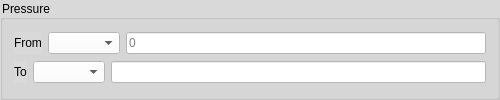
         <widget class="QGroupBox" name="groupBox_11">
          <property name="minimumSize">
           <size>
            <width>500</width>
            <height>100</height>
           </size>
          </property>
          <property name="maximumSize">
           <size>
            <width>800</width>
            <height>200</height>
           </size>
          </property>
          <property name="font">
           <font>
            <family>Segoe UI</family>
            <pointsize>9</pointsize>
            <weight>50</weight>
            <bold>false</bold>
            <kerning>true</kerning>
           </font>
          </property>
          <property name="styleSheet">
           <string notr="true">background-color: rgb(217, 217, 217);</string>
          </property>
          <property name="title">
           <string>Pressure</string>
          </property>
          <layout class="QGridLayout" name="gridLayout_10">
           <item row="0" column="0">
            <layout class="QHBoxLayout" name="horizontalLayout_14">
             <item>
              <widget class="QLabel" name="label_14">
               <property name="font">
                <font>
                 <family>Segoe UI</family>
                 <pointsize>9</pointsize>
                 <weight>50</weight>
                 <bold>false</bold>
                 <kerning>true</kerning>
                </font>
               </property>
               <property name="text">
                <string>From</string>
               </property>
              </widget>
             </item>
             <item>
              <widget class="QComboBox" name="pressureFromComboBox">
               <property name="font">
                <font>
                 <family>Segoe UI</family>
                 <pointsize>9</pointsize>
                 <weight>50</weight>
                 <bold>false</bold>
                 <kerning>true</kerning>
                </font>
               </property>
               <property name="styleSheet">
                <string notr="true">background-color: rgb(255, 255, 255);</string>
               </property>
              </widget>
             </item>
             <item>
              <widget class="QLineEdit" name="pressureFromLineEdit">
               <property name="maximumSize">
                <size>
                 <width>500</width>
                 <height>16777215</height>
                </size>
               </property>
               <property name="font">
                <font>
                 <family>Segoe UI</family>
                 <pointsize>9</pointsize>
                 <weight>50</weight>
                 <bold>false</bold>
                 <kerning>true</kerning>
                </font>
               </property>
               <property name="styleSheet">
                <string notr="true">background-color: rgb(255, 255, 255);</string>
               </property>
               <property name="placeholderText">
                <string>0</string>
               </property>
              </widget>
             </item>
            </layout>
           </item>
           <item row="1" column="0">
            <layout class="QHBoxLayout" name="horizontalLayout_13">
             <item>
              <widget class="QLabel" name="label_13">
               <property name="font">
                <font>
                 <family>Segoe UI</family>
                 <pointsize>9</pointsize>
                 <weight>50</weight>
                 <bold>false</bold>
                 <kerning>true</kerning>
                </font>
               </property>
               <property name="text">
                <string>To</string>
               </property>
              </widget>
             </item>
             <item>
              <widget class="QComboBox" name="pressureToComboBox">
               <property name="font">
                <font>
                 <family>Segoe UI</family>
                 <pointsize>9</pointsize>
                 <weight>50</weight>
                 <bold>false</bold>
                 <kerning>true</kerning>
                </font>
               </property>
               <property name="styleSheet">
                <string notr="true">background-color: rgb(255, 255, 255);</string>
               </property>
              </widget>
             </item>
             <item>
              <widget class="QLineEdit" name="pressureToLineEdit">
               <property name="maximumSize">
                <size>
                 <width>500</width>
                 <height>16777215</height>
                </size>
               </property>
               <property name="font">
                <font>
                 <family>Segoe UI</family>
                 <pointsize>9</pointsize>
                 <weight>50</weight>
                 <bold>false</bold>
                 <kerning>true</kerning>
                </font>
               </property>
               <property name="styleSheet">
                <string notr="true">background-color: rgb(255, 255, 255);</string>
               </property>
              </widget>
             </item>
            </layout>
           </item>
          </layout>
         </widget>
